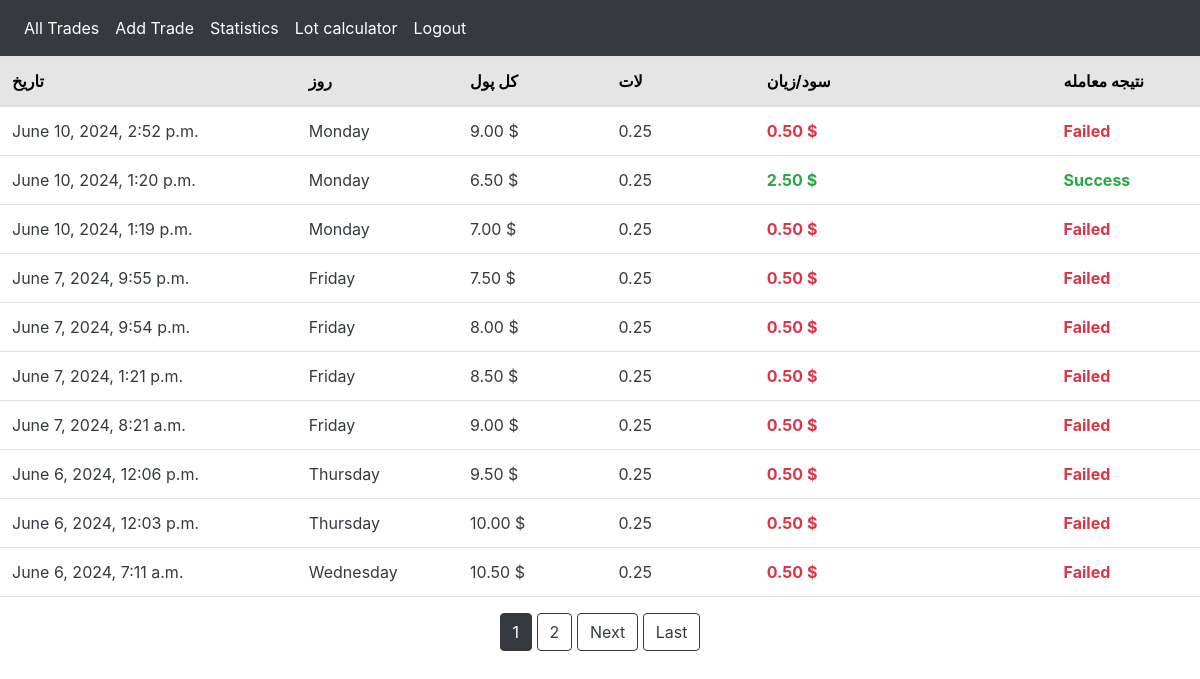
Screenshot of /all-trades/ (signed in) with the database file from the repository.
### trade/models.py (models this page shows, shortened)
class Trade(models.Model):
    currency = models.CharField(max_length=20, blank=True, null=True, default="Gold")
    total_money = models.DecimalField(max_digits=15, decimal_places=2)
    lot = models.DecimalField(max_digits=15, decimal_places=2)
    profit_or_loss = models.DecimalField(max_digits=15, decimal_places=2)
    time_on_chart  = models.IntegerField(blank=True, null=True)
    description = models.TextField(null=True, blank=True)
    risk = models.CharField(max_length=20, choices=risks, blank=True, null=True)
    created_at = models.DateTimeField(auto_now=True)
    day = models.CharField(max_length=20, choices=days)
    result = models.CharField(max_length=20, choices=results)
    user = models.ForeignKey(User, on_delete=models.CASCADE)

### trade/views.py (the view)
# urls.py: path('all-trades/', views.TradeListView.as_view(), name="all-trade"),
class TradeListView(ListView):
    model = Trade
    template_name = 'trade/list.html'
    context_object_name = "trades"
    ordering = ['-created_at']
    paginate_by = 10
    def get_queryset(self):
        if self.request.user.is_authenticated:
            return Trade.objects.filter(user=self.request.user).order_by('-created_at')
        else:
            return Trade.objects.none()

### trade/templates/trade/list.html (shortened to what this page needs)
{% extends 'trade/main.html' %}
{% block content %}
{% load static %}
{% if trades %}
<table class="table">
    <thead class="table-active">
        <tr>
            <th class="col-md-2">تاریخ</th>
            <th class="col-md-1">روز</th>
            <th class="col-md-1">کل پول</th>
            <th class="col-md-1">لات</th>
            <th class="col-md-2">سود/زیان</th>
            <th class="col-md-1">نتیجه معامله</th>
        </tr>
    </thead>
    <tbody>
        {% for trade in trades %}
                <tr class="justify-content-center text-white">
                <td class="text-dark">{{ trade.created_at }}</td>
                <td class="text-dark">{{ trade.day }}</td>
                    <td class="text-dark">{{ trade.total_money }} $</td>
                    <td class="text-dark">{{ trade.lot }}</td>
                    {% if trade.result == "Success" %}
                        <td class="text-success" style="font-weight: bold;">{{ trade.profit_or_loss }} $</td>
                    {% else %}
                        <td class="text-danger" style="font-weight: bold;">{{ trade.profit_or_loss }} $</td>
                    {% endif %}
                    {% if trade.result == "Success" %}
                        <td class="text-success ss" style="font-weight: bold;">{{ trade.result }}</td>
                    {% else %}
                        <td class="text-danger ss" style="font-weight: bold;">{{ trade.result}}</td>
                    {% endif %}
                </tr>
        {% endfor %}
    </tbody>
</table>
{% else %}
<h1 style="text-align: center;">
    There is no record yet!<br> Start your journey
</h1>
{% endif %}
{% include 'trade/pagination.html' %}
{% endblock %}

### trade/templates/trade/main.html (shortened to what this page needs)
<!doctype html>
<html lang="en">
  <head>
    {% load static %}
    {% load bootstrap5 %}
    {% bootstrap_css %}
    <link rel="stylesheet" href="https://cdn.jsdelivr.net/npm/bootstrap@4.4.1/dist/css/bootstrap.min.css">
  </head>
  <body>
    <nav class="navbar navbar-expand-lg navbar-dark bg-dark">
        <div class="collapse navbar-collapse" id="navbarNavDropdown">
          <ul class="navbar-nav">
          {% if user.is_authenticated %}
            <li class="nav-item active">
              <a class="nav-link" href="{% url 'all-trade' %}">All Trades </a>
            </li>
            <li class="nav-item active">
                <a class="nav-link" href="{% url 'create-trade' %}">Add Trade </a>
              </li>
            <li class="nav-item active">
              <a class="nav-link" href="{% url 'statistic' %}">Statistics </a>
            </li>
            <li class="nav-item active">
                <a class="nav-link" href="{% url 'calculator' %}">Lot calculator </a>
            </li>
            <li class="nav-item active">
              <a class="nav-link" href="{% url 'logout_page' %}">Logout</a>
            </li>
          {% endif %}
        </div>
    </nav>
    {% block content %}
    {% endblock %}
  </body>
</html>

### trade/templates/trade/pagination.html (shortened to what this page needs)
<div style="text-align: center; margin-bottom: 26px;">
{% if is_paginated %}
      {% for num in page_obj.paginator.page_range %}
          {% if page_obj.number == num %}
              <a class="btn btn-dark" href="?page={{num}}">{{num}}</a>
          {% elif num > page_obj.number|add:'-3' and num < page_obj.number|add:'3' %}
              <a class="btn btn-outline-dark" href="?page={{num}}">{{num}}</a>
          {% endif %}
      {% endfor %}
      {% if page_obj.has_next %}
          <a class="btn btn-outline-dark" href="?page={{page_obj.next_page_number}}">Next</a>
          <a class="btn btn-outline-dark" href="?page={{page_obj.paginator.num_pages}}">Last</a>
      {% endif %}
{% endif %}
</div>

### rows the page displays
Trade: created_at "June 10, 2024, 2:52 p.m.", day "Monday", total_money "9.00", lot "0.25", profit_or_loss "0.50", result "Failed"
Trade: created_at "June 10, 2024, 1:20 p.m.", day "Monday", total_money "6.50", lot "0.25", profit_or_loss "2.50", result "Success"
Trade: created_at "June 10, 2024, 1:19 p.m.", day "Monday", total_money "7.00", lot "0.25", profit_or_loss "0.50", result "Failed"
Trade: created_at "June 7, 2024, 9:55 p.m.", day "Friday", total_money "7.50", lot "0.25", profit_or_loss "0.50", result "Failed"
Trade: created_at "June 7, 2024, 9:54 p.m.", day "Friday", total_money "8.00", lot "0.25", profit_or_loss "0.50", result "Failed"
Trade: created_at "June 7, 2024, 1:21 p.m.", day "Friday", total_money "8.50", lot "0.25", profit_or_loss "0.50", result "Failed"
Trade: created_at "June 7, 2024, 8:21 a.m.", day "Friday", total_money "9.00", lot "0.25", profit_or_loss "0.50", result "Failed"
Trade: created_at "June 6, 2024, 12:06 p.m.", day "Thursday", total_money "9.50", lot "0.25", profit_or_loss "0.50", result "Failed"
Trade: created_at "June 6, 2024, 12:03 p.m.", day "Thursday", total_money "10.00", lot "0.25", profit_or_loss "0.50", result "Failed"
Trade: created_at "June 6, 2024, 7:11 a.m.", day "Wednesday", total_money "10.50", lot "0.25", profit_or_loss "0.50", result "Failed"

### other values shown
{{ num }} "1"
{{ num }} "2"
